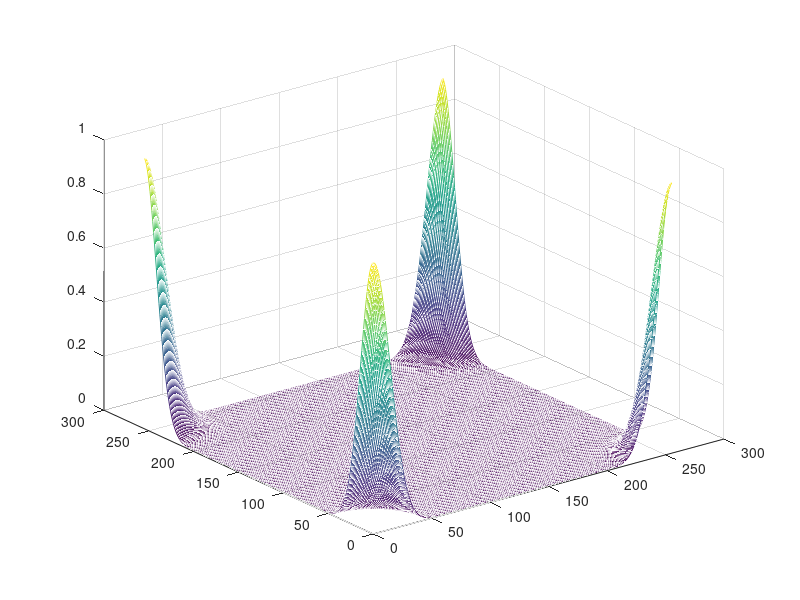

Here is the MATLAB script that generated this plot:
M=256;
N=256;
u = 0:(M - 1);
v = 0:(N - 1);
idx = find(u > M/2); %找大于M/2的数据
u(idx) = u(idx) - M; %将大于M/2的数据减去M
idy = find(v > N/2);
v(idy) = v(idy) - N;
[V, U] = meshgrid(v, u);   

D=sqrt(V.*V+U.*U);
mesh(D);
D0=20;
H=exp(-(D.^2)./D0^2);
mesh((H));
